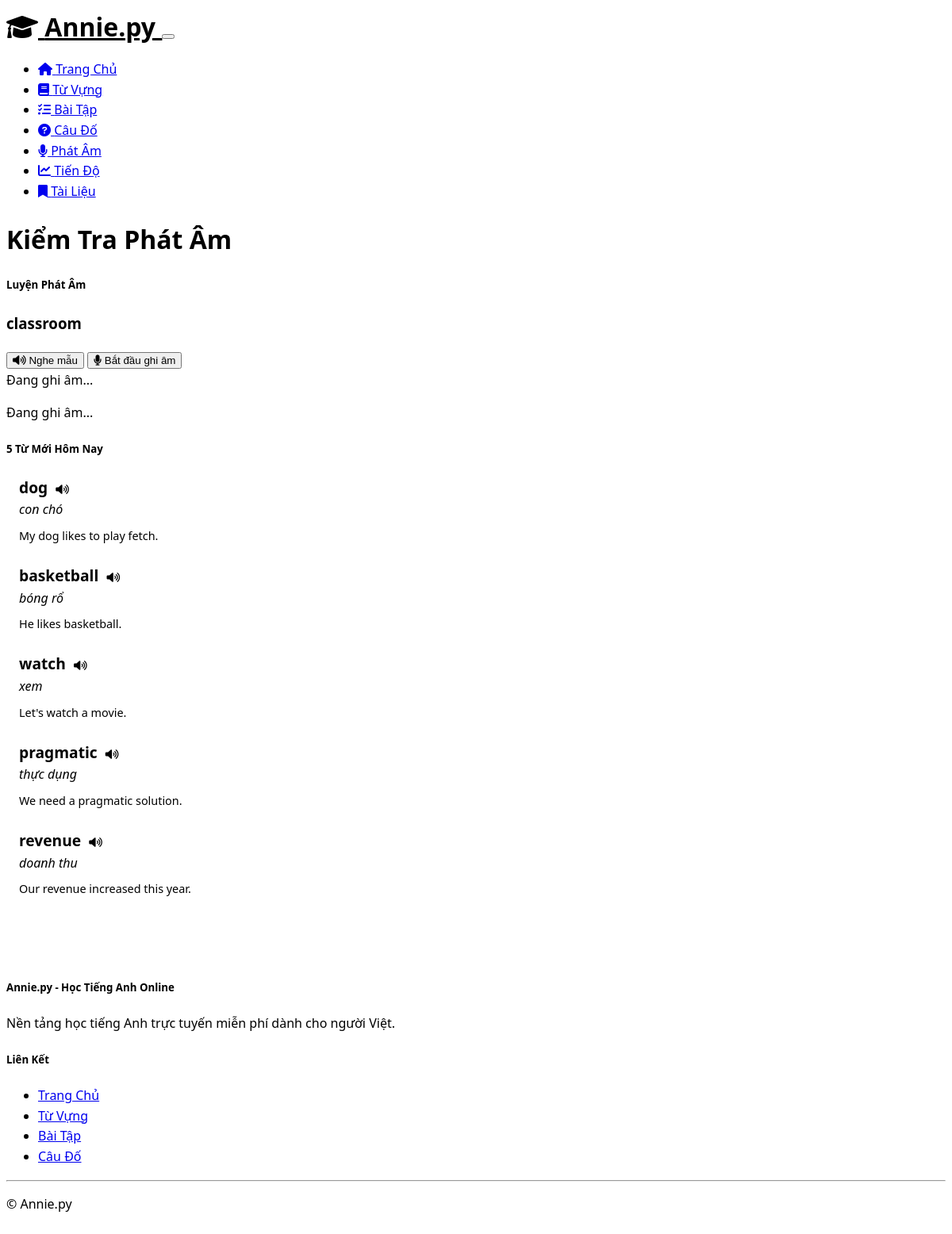
The app's page /pronunciation with its own data.
### models.py (models this page shows)
class Vocabulary(db.Model):
    id = db.Column(db.Integer, primary_key=True)
    english = db.Column(db.String(100), nullable=False)
    vietnamese = db.Column(db.String(100), nullable=False)
    example = db.Column(db.String(255))
    audio_url = db.Column(db.String(255))  # URL to audio pronunciation

### app.py (the view)
@app.route('/pronunciation')
def pronunciation():
    words = models.Vocabulary.query.all()
    current_word = random.choice(words).english if words else "Hello"
    if len(words) >= 5:
        daily_words = random.sample(words, 5)
    else:
        daily_words = words
    return render_template('pronunciation.html',
                         current_word=current_word,
                         daily_words=daily_words)

### templates/pronunciation.html (shortened to what this page needs)
{% extends 'layout.html' %}
{% block content %}
<div class="container">
    <h1 class="mb-4">Kiểm Tra Phát Âm</h1>
    <div class="row">
        <div class="col-md-6">
            <div class="card mb-4">
                <div class="card-header bg-primary text-white">
                    <h5 class="mb-0">Luyện Phát Âm</h5>
                </div>
                <div class="card-body">
                    <h3 class="word-to-pronounce mb-3" id="currentWord">{{ current_word }}</h3>
                    <div class="d-flex justify-content-center gap-3">
                        <button id="listenButton" class="btn btn-info">
                            <i class="fas fa-volume-up"></i> Nghe mẫu
                        </button>
                        <button id="recordButton" class="btn btn-primary">
                            <i class="fas fa-microphone"></i> Bắt đầu ghi âm
                        </button>
                    </div>
                    <div id="recordingStatus" class="text-center mt-3 d-none">
                        <div class="spinner-grow text-primary" role="status">
                            <span class="visually-hidden">Đang ghi âm...</span>
                        </div>
                        <p>Đang ghi âm...</p>
                    </div>
                </div>
            </div>
        </div>
        <div class="col-md-6">
            <div class="card mb-4">
                <div class="card-header bg-success text-white">
                    <h5 class="mb-0">5 Từ Mới Hôm Nay</h5>
                </div>
                <div class="card-body">
                    <div class="daily-words">
                        {% for word in daily_words %}
                        <div class="vocab-item mb-3">
                            <div class="d-flex justify-content-between align-items-center">
                                <span class="english-word">{{ word.english }}</span>
                                <button class="audio-btn btn btn-link" data-word="{{ word.english }}">
                                    <i class="fas fa-volume-up"></i>
                                </button>
                            </div>
                            <div class="vietnamese-translation">{{ word.vietnamese }}</div>
                            <div class="example-sentence">{{ word.example }}</div>
                        </div>
                        {% endfor %}
                    </div>
                </div>
            </div>
        </div>
    </div>
</div>
{% endblock %}

### templates/layout.html (shortened to what this page needs)
<!DOCTYPE html>
<html lang="vi" data-bs-theme="dark">
<head>
    <link href="https://cdn.replit.com/agent/bootstrap-agent-dark-theme.min.css" rel="stylesheet">
    <link rel="stylesheet" href="https://cdnjs.cloudflare.com/ajax/libs/font-awesome/6.0.0-beta3/css/all.min.css">
    <link rel="stylesheet" href="{{ url_for('static', filename='styles.css') }}">
</head>
<body>
    <nav class="navbar navbar-expand-lg navbar-dark bg-dark">
        <div class="container">
            <a class="navbar-brand logo" href="/">
                <i class="fas fa-graduation-cap"></i> Annie.py
            </a>
            <button class="navbar-toggler" type="button" data-bs-toggle="collapse" data-bs-target="#navbarNav"
                    aria-controls="navbarNav" aria-expanded="false" aria-label="Toggle navigation">
            </button>
            <div class="collapse navbar-collapse" id="navbarNav">
                <ul class="navbar-nav ms-auto">
                    <li class="nav-item">
                        <a class="nav-link" href="/"><i class="fas fa-home"></i> Trang Chủ</a>
                    </li>
                    <li class="nav-item">
                        <a class="nav-link" href="/vocabulary"><i class="fas fa-book"></i> Từ Vựng</a>
                    </li>
                    <li class="nav-item">
                        <a class="nav-link" href="/exercises"><i class="fas fa-tasks"></i> Bài Tập</a>
                    </li>
                    <li class="nav-item">
                        <a class="nav-link" href="/quiz"><i class="fas fa-question-circle"></i> Câu Đố</a>
                    </li>
                    <li class="nav-item">
                        <a class="nav-link" href="/pronunciation"><i class="fas fa-microphone"></i> Phát Âm</a>
                    </li>
                    <li class="nav-item">
                        <a class="nav-link" href="/progress"><i class="fas fa-chart-line"></i> Tiến Độ</a>
                    </li>
                    <li class="nav-item">
                        <a class="nav-link" href="/resources"><i class="fas fa-bookmark"></i> Tài Liệu</a>
                    </li>
                </ul>
            </div>
        </div>
    </nav>
    <main class="container py-4">
        {% block content %}{% endblock %}
    </main>
    <footer class="bg-dark text-light">
        <div class="container">
            <div class="row">
                <div class="col-md-6">
                    <h5>Annie.py - Học Tiếng Anh Online</h5>
                    <p>Nền tảng học tiếng Anh trực tuyến miễn phí dành cho người Việt.</p>
                </div>
                <div class="col-md-3">
                    <h5>Liên Kết</h5>
                    <ul class="list-unstyled">
                        <li><a href="/" class="text-light">Trang Chủ</a></li>
                        <li><a href="/vocabulary" class="text-light">Từ Vựng</a></li>
                        <li><a href="/exercises" class="text-light">Bài Tập</a></li>
                        <li><a href="/quiz" class="text-light">Câu Đố</a></li>
                    </ul>
                </div>
                </div>
            <hr>
            <div class="text-center">
                <p>&copy; Annie.py</p>
            </div>
        </div>
    </footer>
</body>
</html>

### static/styles.css (style rules this page uses)
body { font-family: 'Segoe UI', Tahoma, Geneva, Verdana, sans-serif; line-height: 1.6; }
.logo { font-size: 2rem; font-weight: bold; color: var(--bs-info); }
.vocab-item { border-left: 4px solid var(--bs-info); padding-left: 1rem; margin-bottom: 1.5rem; }
.english-word { font-weight: bold; font-size: 1.2rem; }
.vietnamese-translation { font-style: italic; color: var(--bs-secondary); }
.example-sentence { margin-top: 0.5rem; font-size: 0.9rem; }
.audio-btn { background: none; border: none; color: var(--bs-info); cursor: pointer; }
footer { margin-top: 3rem; padding: 2rem 0; background-color: var(--bs-dark); }

### records on screen
Vocabulary: english "classroom"
Vocabulary: english "dog", vietnamese "con chó", example "My dog likes to play fetch."
Vocabulary: english "basketball", vietnamese "bóng rổ", example "He likes basketball."
Vocabulary: english "watch", vietnamese "xem", example "Let's watch a movie."
Vocabulary: english "pragmatic", vietnamese "thực dụng", example "We need a pragmatic solution."
Vocabulary: english "revenue", vietnamese "doanh thu", example "Our revenue increased this year."
